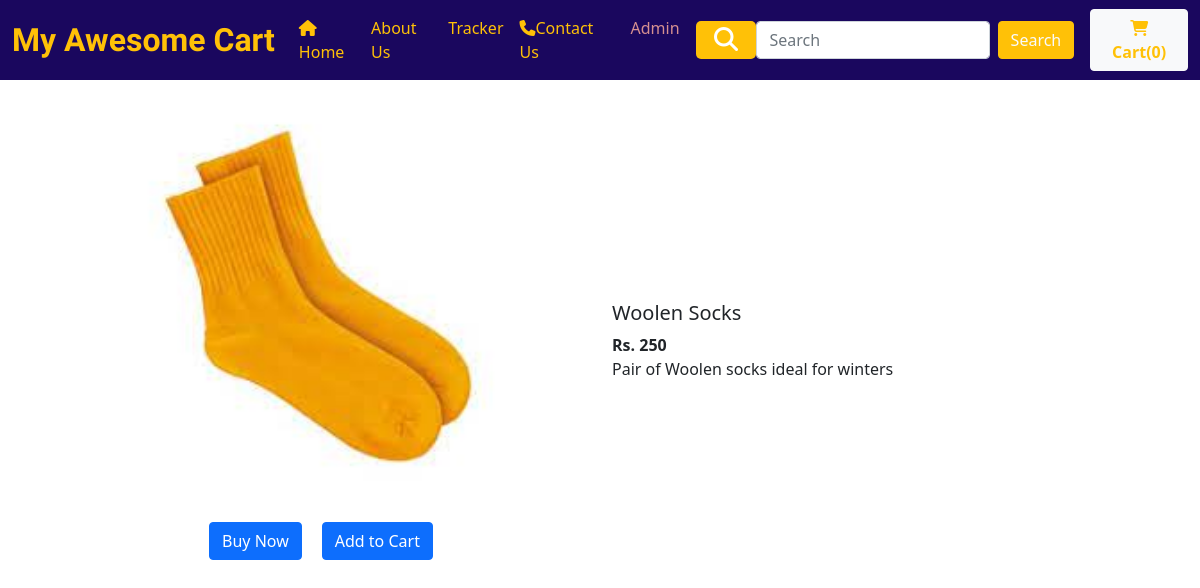
Before: /shop/prodview/4 with the older database file.
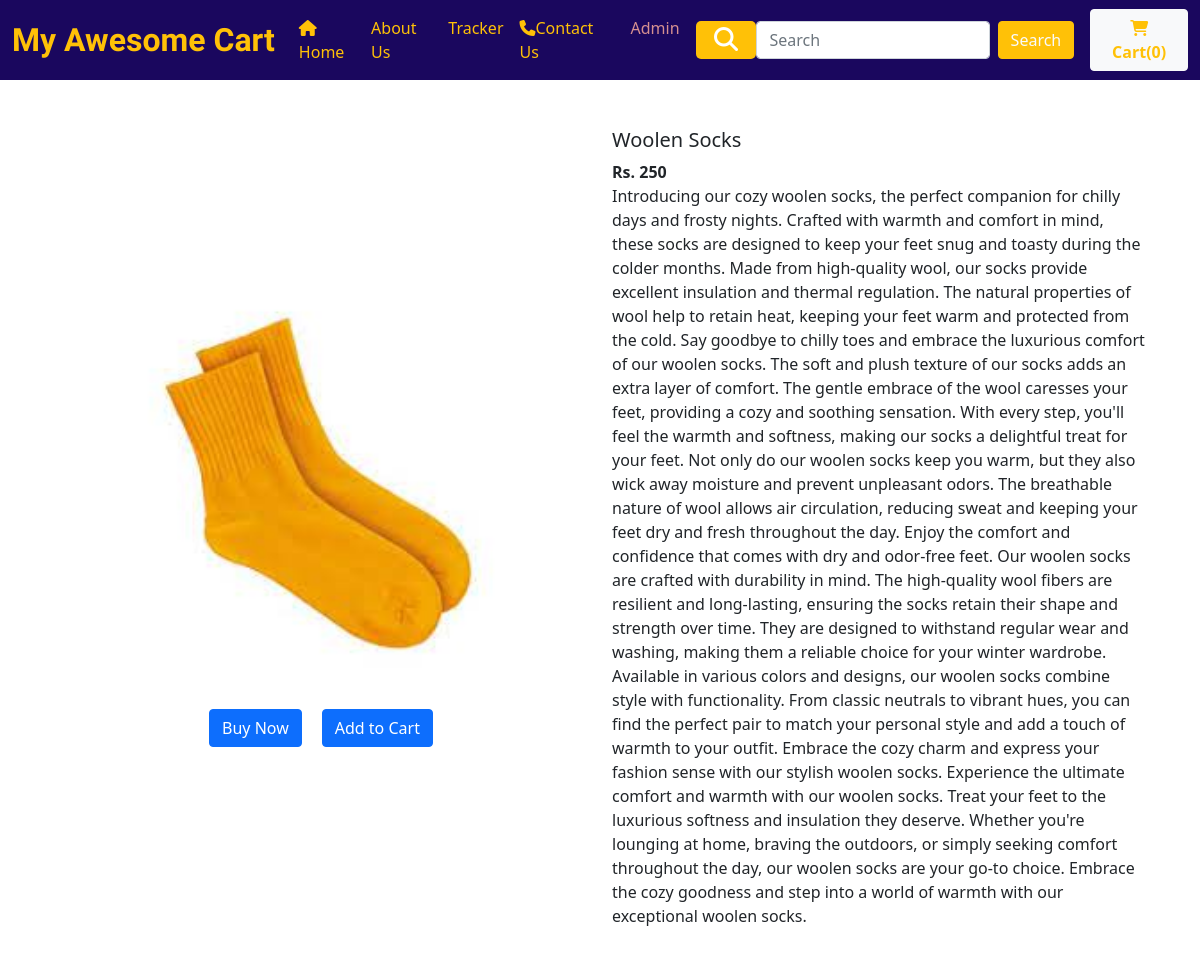
After: the same page with the newer database file.
### shop/models.py (models this page shows, shortened)
class Product(models.Model):
    product_id=models.AutoField
    produt_name=models.CharField(max_length=50)
    category=models.CharField(max_length=50,default="")
    subcategory=models.CharField(max_length=50,default="")
    price=models.IntegerField(default=0)
    desc=models.CharField(max_length=1000000000)
    pub_date=models.DateField()
    image=models.ImageField(upload_to='shop/images',default="")

### shop/views.py (the view)
# urls.py: path("prodview/<int:myid>", views.prodview,name="Prodview"),
def prodview(request, myid):
    product = Product.objects.get(id=myid)  # Retrieve the product with the specified ID
    context = {'p': product}  # Create a context dictionary with the product
    return render(request, 'shop/prodview.html', context)

### shop/templates/shop/prodview.html (shortened to what this page needs)
{% extends 'shop/basic.html' %}
{% block body %}
    <div class="container d-flex align-items-center justify-content-around">
        <div id="id1" class="container">
            <img src="/media/{{p.image}}" width="400px" height="400px" alt="">
            <div class="btns">
                <button  id="bn" class="btn btn-primary ">Buy Now</button>
                <span id="divpr{{p.id}}" class="divpr">
                    <button  id="pr{{p.id}}" class="btn btn-primary cart">Add to Cart</button>
                </span>
            </div>
        </div>
        <div id="id2" class="container">
            <h5>{{p.produt_name}}</h5>
            <span><strong>Rs. {{p.price}}</strong></span>
            <p>{{p.desc}}</p>
        </div>
    </div>
{% endblock %}

Changed rows visible on the page:
changed Product "Woolen Socks": desc "Pair of Woolen socks ideal for winters" → "Introducing our cozy woolen socks, the perfect companion for chilly days and frosty nights. Crafted with warmth and comfort in mind, these socks are designed to keep your feet snug and toasty during the colder months. Made from high-quality wool, our socks provide excellent insulation and thermal regulation. The natural properties of wool help to retain heat, keeping your feet warm and protected from the cold. Say goodbye to chilly toes and embrace the luxurious comfort of our woolen socks. The soft and plush texture of our socks adds an extra layer of comfort. The gentle embrace of the wool caresses your feet, providing a cozy and soothing sensation. With every step, you'll feel the warmth…"
